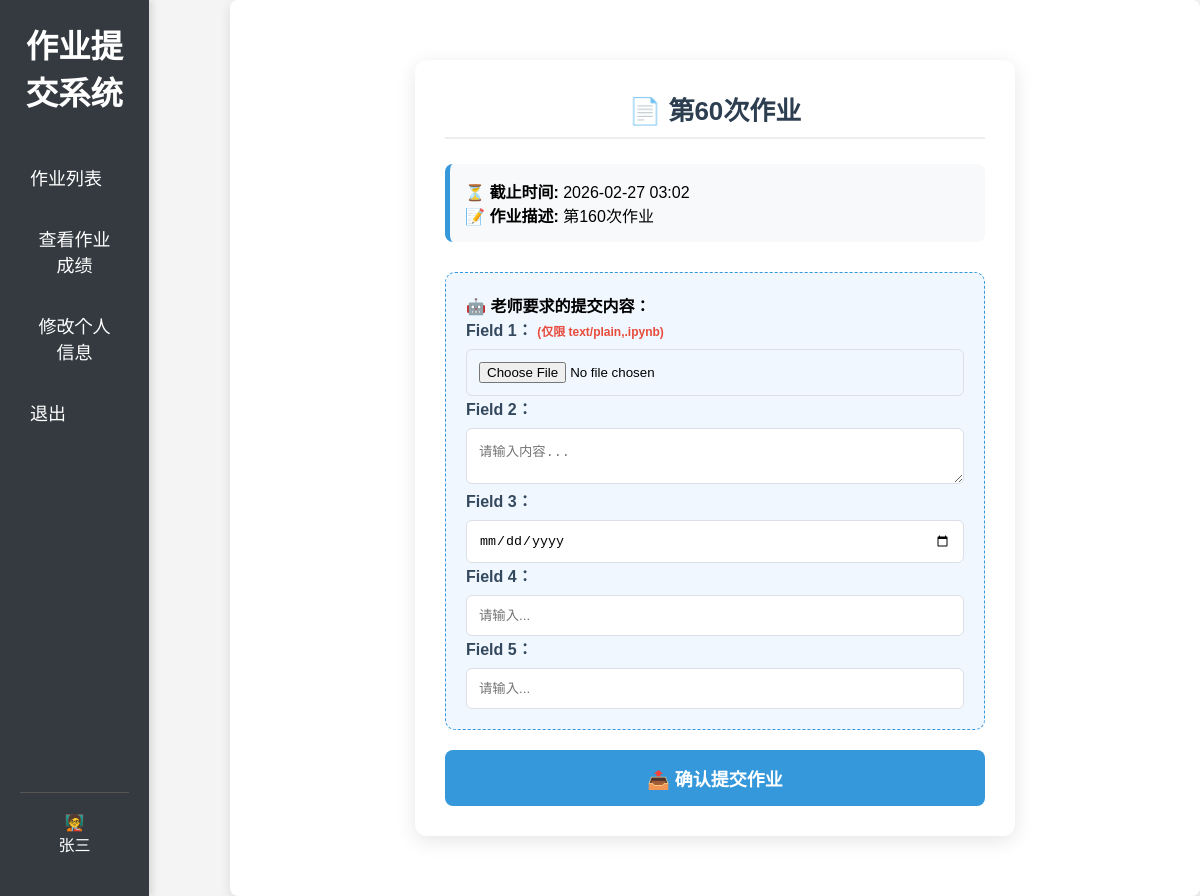
/assignment/32/submit/ (signed in), run on the app's committed database.
### assignment_system/models.py (models this page shows, shortened)
class CustomUser(AbstractUser):
    number = models.IntegerField(unique=True, verbose_name='学号', null=True, blank=True)
    name = models.CharField(max_length=100, verbose_name='姓名', default='Unknown')
    is_teacher = models.BooleanField(default=False, verbose_name="是否为老师")
    email = models.EmailField(max_length=254, verbose_name='邮箱', blank=True, null=True)  # 新增邮箱字段
    id = models.BigAutoField(primary_key=True)

class Assignment(models.Model):
    title = models.CharField(max_length=200)
    description = models.TextField()
    due_date = models.DateTimeField()
    file = models.FileField(upload_to='submissions/', blank=True, null=True)
    custom_fields = models.JSONField(default=list, blank=True, null=True)

### assignment_system/views.py (the view, shortened to what this page needs)
# urls.py: path('assignment/<int:assignment_id>/submit/', views.student_submission, name='student_submission'),  # 学生提交作业
@login_required
def student_submission(request, assignment_id):
    assignment = get_object_or_404(Assignment, id=assignment_id)
    student = request.user
    if timezone.now() > assignment.due_date:
        return render(request, 'student_submission.html', {
            'assignment': assignment,
            'error_message': '作业已截止，无法提交！'
        })
    submission, _ = Submission.objects.get_or_create(student=student, assignment=assignment)
    return render(request, 'student_submission.html', {'assignment': assignment})

### assignment_system/templates/student_submission.html (shortened to what this page needs)
{% extends 'base.html' %}
{% block content %}
<div class="container">
    <h2 class="title">📄 {{ assignment.title }}</h2>
    <div class="info-section">
        <p>⏳ <b>截止时间:</b> {{ assignment.due_date|date:"Y-m-d H:i" }}</p>
        <p>📝 <b>作业描述:</b> {{ assignment.description }}</p>
    </div>
    <form method="post" enctype="multipart/form-data" class="assignment-form">
        {% if assignment.custom_fields %}
        <div class="ai-custom-fields-section">
            <h4 class="ai-section-title">🤖 老师要求的提交内容：</h4>
            {% for field in assignment.custom_fields %}
                <div class="custom-form-group">
                    <label class="custom-label">
                        {{ field.label }}：
                        {% if field.type == 'file' and field.accept %}
                            <span style="color:#e74c3c; font-size:12px;">(仅限 {{ field.accept }})</span>
                        {% endif %}
                    </label>
                    {% if field.type == 'file' %}
                        <input type="file" name="custom_{{ field.name }}" accept="{{ field.accept|default:'*' }}" class="custom-file-input" required>
                    {% elif field.type == 'textarea' %}
                        <textarea name="custom_{{ field.name }}" class="custom-input" required placeholder="请输入内容..."></textarea>
                    {% else %}
                        <input type="{{ field.type }}" name="custom_{{ field.name }}" class="custom-input" required placeholder="请输入...">
                    {% endif %}
                </div>
            {% endfor %}
        </div>
        {% else %}
            <p style="text-align:center; color:#999; padding:20px;">老师未设置该作业的具体提交项。</p>
        {% endif %}
        <button type="submit" class="submit-btn">📤 确认提交作业</button>
    </form>
</div>
{% endblock %}

### assignment_system/templates/base.html (shortened to what this page needs)
<!DOCTYPE html>
<html lang="en">
<head>
</head>
<body>
    <header>
        {% if user.is_teacher %}
        <h1>作业管理系统</h1>
        {% else %}
        <h1>作业提交系统</h1>
        {% endif %}
        <nav>
            <ul>
                {% if not user.is_teacher %}
                    <li><a href="{% url 'assignment_list' %}" class="active">作业列表</a></li>
                    <li><a href="{% url 'check_grade' %}">查看作业成绩</a></li>
                    <li><a href="{% url 'update_profile' %}">修改个人信息</a></li>
                    <li><a href="{% url 'custom_login' %}">退出</a></li>
                {% endif %}
            </ul>
        </nav>
        <div class="user-info">
            {% if user.is_teacher %}
            <p>👩‍🎓</p>
            <p>{{ user.name }}</p>
            {% else %}
            <p>🧑‍🏫</p>
            <p>{{ user.name }}</p>
            {% endif %}
        </div>
    </header>
    <main>
        {% block content %}{% endblock %}
    </main>
</body>
</html>

### assignment_system/templates/base.html (style rules this page uses)
* { margin: 0; padding: 0; box-sizing: border-box; }
body { font-family: 'Arial', sans-serif; background-color: #f4f4f4; display: flex; min-height: 100vh; }
header { position: fixed; width: 12.4%; height: 100%; background-color: #343a40; color: white; padding: 20px; text-align: center; box-shadow: 4px 0px 6px rgba(0, 0, 0, 0.1); display: flex; flex-direction: column; }
header h1 { font-size: 24px; margin-bottom: 40px; font-weight: bold; }
nav { width: 100%; flex-grow: 1; }
nav ul { list-style: none; padding: 0; }
nav ul li { margin: 15px 0; }
nav ul li a { color: white; text-decoration: none; font-size: 18px; display: flex; align-items: center; padding: 10px; border-radius: 5px; transition: background 0.3s ease; }
.user-info { margin-top: auto; padding: 20px 0; border-top: 1px solid #555; }
.user-info p { font-size: 16px; text-align: center; }
main { margin-left: 230px; padding: 20px; background-color: white; border-radius: 8px; box-shadow: 0 4px 12px rgba(0, 0, 0, 0.1); flex-grow: 1; }
header h1 { font-size: 32.4px; margin-bottom: 25px; font-weight: bold; }

### assignment_system/templates/student_submission.html (style rules this page uses)
.container { max-width: 600px; margin: 40px auto; background: #fff; padding: 30px; border-radius: 12px; box-shadow: 0 5px 20px rgba(0,0,0,0.1); }
.title { font-size: 26px; color: #2c3e50; text-align: center; margin-bottom: 25px; border-bottom: 2px solid #eee; padding-bottom: 10px; }
.info-section { background: #f8f9fa; padding: 15px; border-radius: 8px; margin-bottom: 30px; border-left: 5px solid #3498db; }
.ai-custom-fields-section { background: #f0f7ff; padding: 20px; border-radius: 10px; border: 1px dashed #3498db; }
.custom-label { display: block; font-weight: bold; margin-bottom: 8px; color: #34495e; }
.custom-input, .custom-file-input { width: 100%; padding: 12px; border: 1px solid #dcdfe6; border-radius: 6px; box-sizing: border-box; }
.submit-btn { width: 100%; background-color: #3498db; color: white; padding: 15px; border: none; border-radius: 8px; font-size: 18px; font-weight: bold; cursor: pointer; margin-top: 20px; }

### data on the page
CustomUser: name "张三"
Assignment: title "第60次作业", due_date "2026-02-27 03:02", description "第160次作业"

### other printed values
{{ field.label }} "Field 1" "Field 2" "Field 3" "Field 4" "Field 5"
{{ field.accept }} "text/plain,.ipynb"
